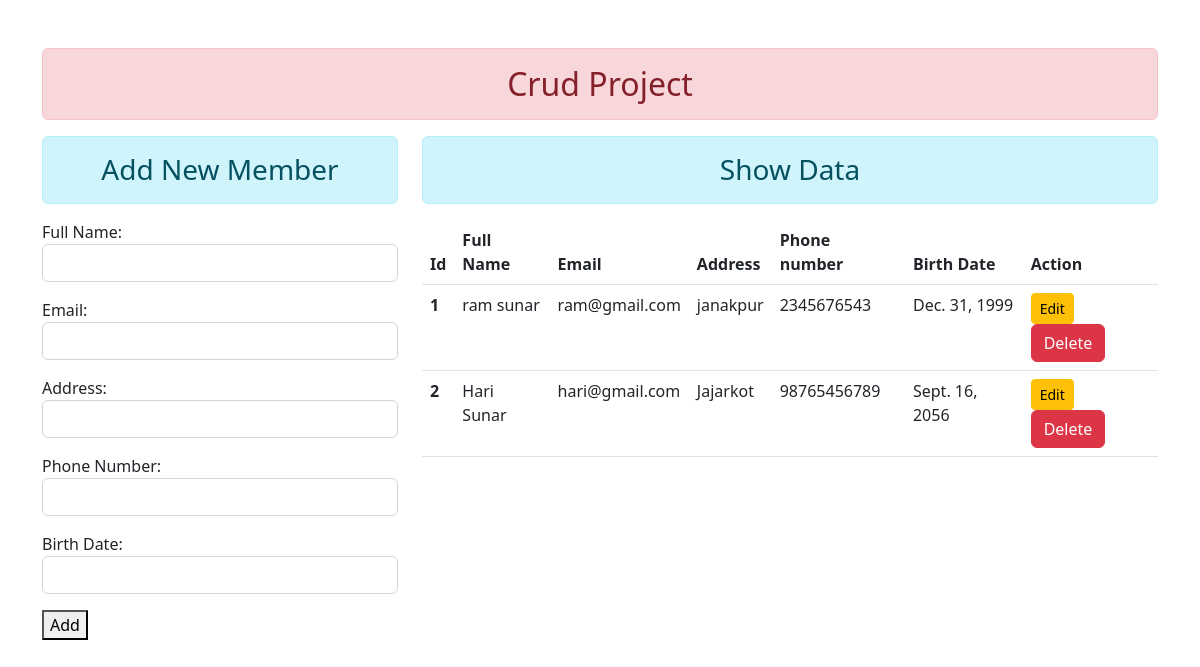
The page / on the database its author committed.
### crudapp/models.py (models this page shows, shortened)
class userModel(models.Model):
    Full_Name = models.CharField(max_length=70)
    Email = models.EmailField(max_length=70)
    Address = models.CharField(max_length=70)
    Phone_Number = models.BigIntegerField()
    Birth_Date = models.DateField()

### crudapp/views.py (the view)
# urls.py: path("",views.HomeView,name='homepage'),
def HomeView(request):
    if request.method == 'POST':
        fm = UserForm(request.POST)
        if fm.is_valid():
            fn = fm.cleaned_data['Full_Name']
            em = fm.cleaned_data['Email']
            ad = fm.cleaned_data['Address']
            ph = fm.cleaned_data['Phone_Number']
            db = fm.cleaned_data['Birth_Date']
            reg = userModel(Full_Name=fn,Email=em,Address=ad,Phone_Number=ph,Birth_Date=db)
            reg.save()
            return redirect('homepage')
    else:
        fm = UserForm
    inf = userModel.objects.all()
    return render(request,'crudapp/home.html',{'form':fm,'infom':inf})

### crudapp/templates/crudapp/home.html (shortened to what this page needs)
{% extends "crudapp/base.html" %}
{% block content %}
<div class="row">
    <div class="col-sm-4">
        <h3 class="text-center alert alert-info">Add New Member</h3>
        <form method="POST" action="" class="class">
            {{form.as_p}}
            <button type="submit">Add</button>
        </form>
    </div>
    <div class="col-sm-8">
        <h3 class="text-center alert alert-info">Show Data</h3>
        {% if infom %}
        <table class="table">
            <thead>
              <tr>
                <th scope="col">Id</th>
                <th scope="col">Full Name</th>
                <th scope="col">Email</th>
                <th scope="col">Address</th>
                <th scope="col">Phone number</th>
                <th scope="col">Birth Date</th>
                <th scope="col">Action</th>
              </tr>
            </thead>
            <tbody>
                {% for i in infom %}
              <tr>
                <th scope="row">{{i.id}}</th>
                <td>{{i.Full_Name}}</td>
                <td>{{i.Email}}</td>
                <td>{{i.Address}}</td>
                <td>{{i.Phone_Number}}</td>
                <td>{{i.Birth_Date}}</td>
                <td>
                    <a href="{% url 'updatepage' i.id %}" class="btn btn-warning btn-sm">Edit</a>
                    <form action="{% url 'delpage' i.id %}" method="POST" class="d-inline">
                    <input type="submit" class="btn btn-danger" value="Delete">
                    </form>
                </td>
              </tr>
              {% endfor %}
            </tbody>
          </table>
        {% else %}
        <h3 class="text-center alert alert-warning">No Record</h3>
        {% endif %}
    </div>
</div>
{% endblock content %}

### crudapp/templates/crudapp/base.html (shortened to what this page needs)
<!DOCTYPE html>
{% load static %}
<html lang="en">
<head>
    <link rel="stylesheet" href="{% static 'crudapp/css/bootstrap.min.css' %}">
</head>
<body>
    <div class="container mt-5">
        <h2 class="text-center alert alert-danger">
            Crud Project
        </h2>
        {% block content %} {% endblock content %}
    </div>
</body>
</html>

### rows shown on the page
userModel: id "1", Full_Name "ram sunar", Email "ram@gmail.com", Address "janakpur", Phone_Number "2345676543", Birth_Date "Dec. 31, 1999"
userModel: id "2", Full_Name "Hari Sunar", Email "hari@gmail.com", Address "Jajarkot", Phone_Number "98765456789", Birth_Date "Sept. 16, 2056"
